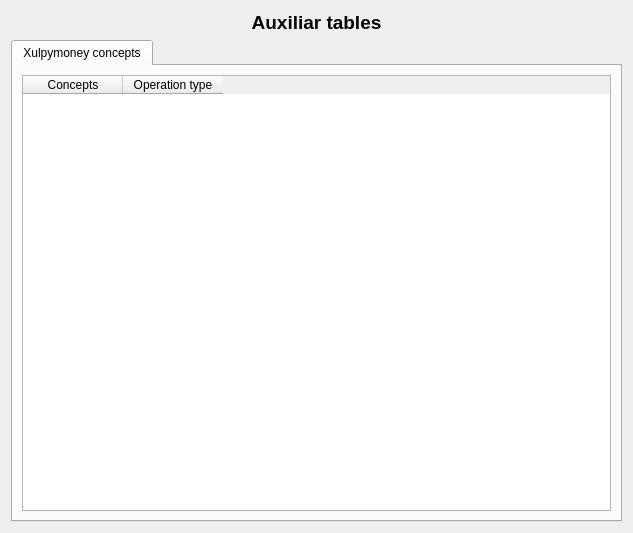
<?xml version="1.0" encoding="UTF-8"?>
<ui version="4.0">
 <class>frmTablasAuxiliares</class>
 <widget class="QDialog" name="frmTablasAuxiliares">
  <property name="geometry">
   <rect>
    <x>0</x>
    <y>0</y>
    <width>633</width>
    <height>533</height>
   </rect>
  </property>
  <property name="windowTitle">
   <string>Xulpymoney &gt; Auxiliar tables</string>
  </property>
  <property name="windowIcon">
   <iconset resource="../images/xulpymoney.qrc">
    <normaloff>:/xulpymoney/configure.png</normaloff>:/xulpymoney/configure.png</iconset>
  </property>
  <layout class="QHBoxLayout" name="horizontalLayout">
   <item>
    <layout class="QVBoxLayout" name="verticalLayout">
     <item>
      <widget class="QLabel" name="label">
       <property name="font">
        <font>
         <pointsize>14</pointsize>
         <weight>75</weight>
         <bold>true</bold>
        </font>
       </property>
       <property name="text">
        <string>Auxiliar tables</string>
       </property>
       <property name="alignment">
        <set>Qt::AlignCenter</set>
       </property>
      </widget>
     </item>
     <item>
      <widget class="QTabWidget" name="tabWidget">
       <property name="currentIndex">
        <number>0</number>
       </property>
       <widget class="QWidget" name="tabConceptos">
        <attribute name="title">
         <string>Xulpymoney concepts</string>
        </attribute>
        <layout class="QHBoxLayout" name="horizontalLayout_2">
         <item>
          <widget class="myQTableWidget" name="tblConceptos">
           <property name="contextMenuPolicy">
            <enum>Qt::CustomContextMenu</enum>
           </property>
           <property name="alternatingRowColors">
            <bool>true</bool>
           </property>
           <attribute name="verticalHeaderVisible">
            <bool>false</bool>
           </attribute>
           <column>
            <property name="text">
             <string>Concepts</string>
            </property>
           </column>
           <column>
            <property name="text">
             <string>Operation type</string>
            </property>
           </column>
          </widget>
         </item>
        </layout>
       </widget>
      </widget>
     </item>
    </layout>
   </item>
  </layout>
  <action name="actionConceptosNuevo">
   <property name="icon">
    <iconset>
     <normaloff>:/xulpmoney/dialog-ok-apply.png</normaloff>:/xulpmoney/dialog-ok-apply.png</iconset>
   </property>
   <property name="text">
    <string>Nuevo concepto</string>
   </property>
   <property name="toolTip">
    <string>Nuevo concepto</string>
   </property>
  </action>
  <action name="actionConceptosBorrar">
   <property name="icon">
    <iconset>
     <normaloff>:/xulpmoney/list-remove.png</normaloff>:/xulpmoney/list-remove.png</iconset>
   </property>
   <property name="text">
    <string>Borrar concepto</string>
   </property>
   <property name="toolTip">
    <string>Borrar concepto</string>
   </property>
  </action>
  <action name="actionConceptosModificar">
   <property name="icon">
    <iconset>
     <normaloff>:/xulpmoney/document-edit.png</normaloff>:/xulpmoney/document-edit.png</iconset>
   </property>
   <property name="text">
    <string>Modificar concepto</string>
   </property>
   <property name="toolTip">
    <string>Modificar concepto</string>
   </property>
  </action>
 </widget>
 <customwidgets>
  <customwidget>
   <class>myQTableWidget</class>
   <extends>QTableWidget</extends>
   <header location="global">myqtablewidget</header>
  </customwidget>
 </customwidgets>
 <resources>
  <include location="../images/xulpymoney.qrc"/>
 </resources>
 <connections/>
</ui>
